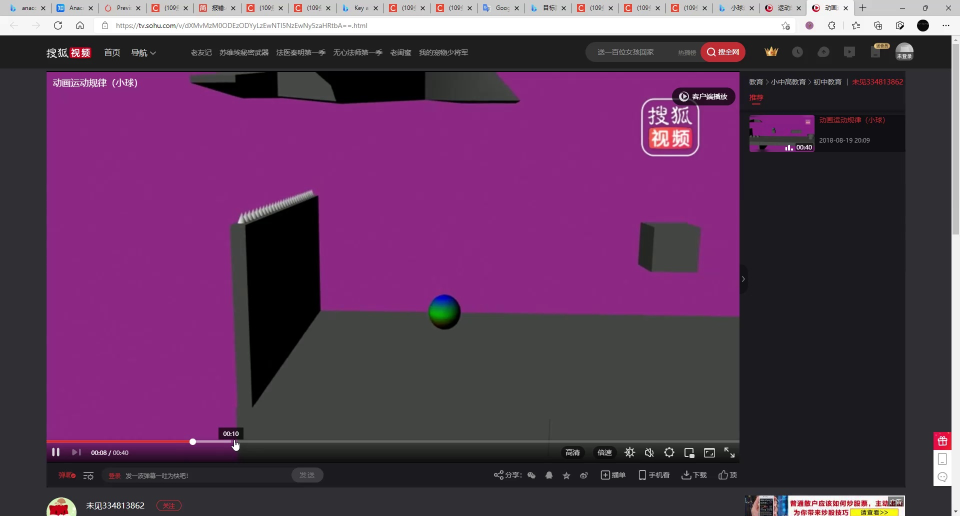
#> input picture frame/0.jpg, 1920 x 1032 px (shown at 1/2 size); its folder holds 4 pictures in this run; the run also reads 1 picture not shown here
$ python demo_online_video.py
#> lines starting #> are read from the running program, lines starting #| are printed output that depends on the picture
import glob
import os
import pandas as pd
import argparse
import numpy as np
import cv2
import time
import sys
sys.path.append(os.getcwd())

from tqdm import tqdm

from siamfc import SiamFCTracker

a = []


def main(video_dir, gpu_id, model_path):

    # load videos
    # python bin/demo_siamfc.py --model_path models/siamfc_pretrained.pth --gpu-id 0 --video-dir e:/save_data/5.mp4
#> called with video_dir = 'frame', gpu_id = 0, model_path = 'models\\siamfc_pretrained.pth'
    filenames = sorted(glob.glob(os.path.join(video_dir, "*.jpg")),
                       key=lambda x: int(os.path.basename(x).split('.')[0]))
    frames = [
        cv2.resize(cv2.cvtColor(cv2.imread(filename), cv2.COLOR_BGR2RGB),
                   (900, 600)) for filename in filenames
    ]
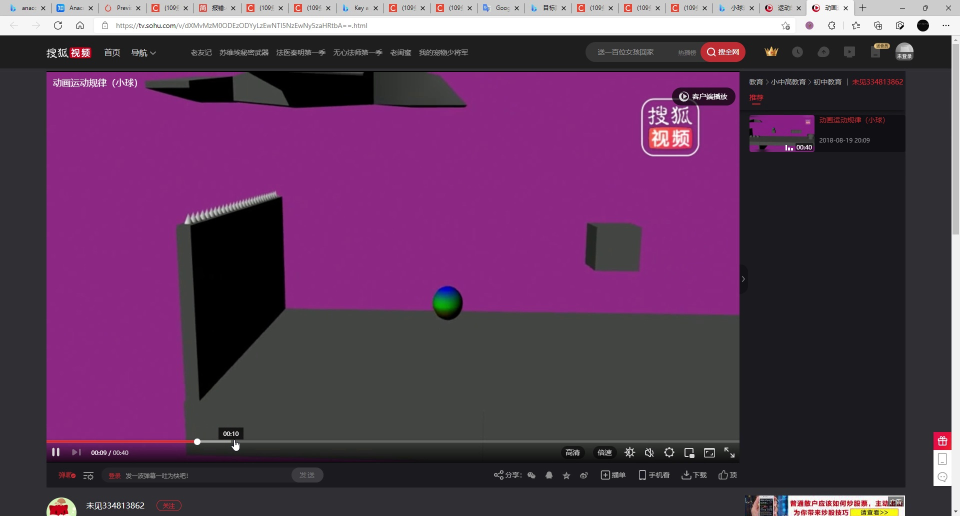
#> input picture frame/10.jpg, 1920 x 1032 px (shown at 1/2 size)
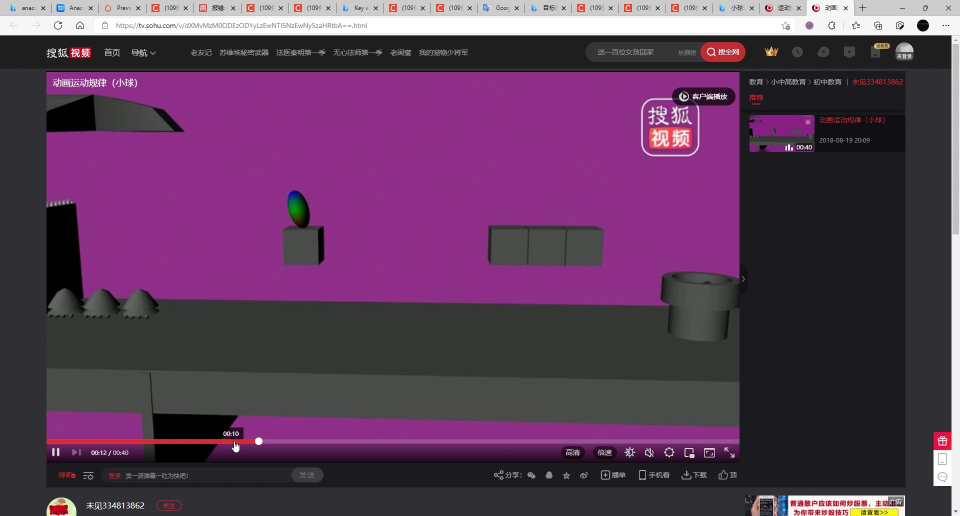
#> input picture frame/103.jpg, 1920 x 1032 px (shown at 1/2 size)
#> frames = 4 items

    title = video_dir.split('/')[-1]
    # starting tracking
    tracker = SiamFCTracker(model_path, gpu_id)
    for idx, frame in enumerate(frames):
        print(idx)
        if idx == 0:
            # 一些参数的外部定义
            ix, iy = -1, -1
            drawing = False

            # 回调函数，鼠标的取点行为
            def draw_bbox(event, x, y, flags, param):
                global ix, iy, drawing, a
                # 当按下左键是返回起始位置坐标,cv2.EVENT_LBUTTONDOWN是鼠标左键按下的信号
                if event == cv2.EVENT_LBUTTONDOWN:
                    drawing = True
                    ix, iy = x, y
                    a.append((ix, iy))

            # 当鼠标左键按下并移动是绘制图形。event 可以查看移动，flag 查看是否按下
                elif event == cv2.EVENT_MOUSEMOVE and flags == cv2.EVENT_FLAG_LBUTTON:
                    pass

                elif event == cv2.EVENT_LBUTTONUP:
                    ix, iy = x, y
                    a.append((ix, iy))
                    # copy防止修改frame，导致信息损失
                    frame_bbox = frame.copy()
                    cv2.rectangle(frame_bbox, a[0], a[1], (0, 255, 0), 2)
                    cv2.imshow('frame', frame_bbox)

            cv2.namedWindow('frame')
            cv2.imshow('frame', frame)
            cv2.setMouseCallback('frame', draw_bbox)
            cv2.waitKey(0)
            cv2.destroyAllWindows()

            bbox = a[0] + a[1]  #左上+右下坐标格式
            bbox_ori = bbox
            bbox_xy = bbox  #左上+右下坐标格式
            bbox_wh = (bbox[0], bbox[1], bbox[2] - bbox[0], bbox[3] - bbox[1]
                       )  #左上，宽高

            # 将第一帧，以及第一帧的bbox作为输入
            tracker.init(frame, bbox_wh)

        else:
            # 除了第一帧外的其他帧，找到该帧上兴趣区域的位置
            bbox_xy = tracker.update(frame)

        # bbox xmin ymin xmax ymax
        frame = cv2.rectangle(
            frame,
            (int(bbox_xy[0]), int(bbox_xy[1])),
            (int(bbox_xy[2]), int(bbox_xy[3])),
            (0, 255, 0),  #green
            2)

        if len(frame.shape) == 3:
            frame = cv2.cvtColor(frame, cv2.COLOR_RGB2BGR)
        frame = cv2.putText(frame, str(idx), (5, 20),
                            cv2.FONT_HERSHEY_COMPLEX_SMALL, 1, (0, 255, 0), 1)
        cv2.imshow(title, frame)
        cv2.waitKey(30)


if __name__ == "__main__":
    # Fire(main)
    # the abs-path of the generated frame of your video
    video_dir = 'frame'
    gpu_id = 0
    model_path = 'models\siamfc_pretrained.pth'
    main(video_dir, gpu_id, model_path)
#> (the call stopped at in main, `tracker = SiamFCTracker(model_path, gpu_id)`: siamfc is not available in this run)
